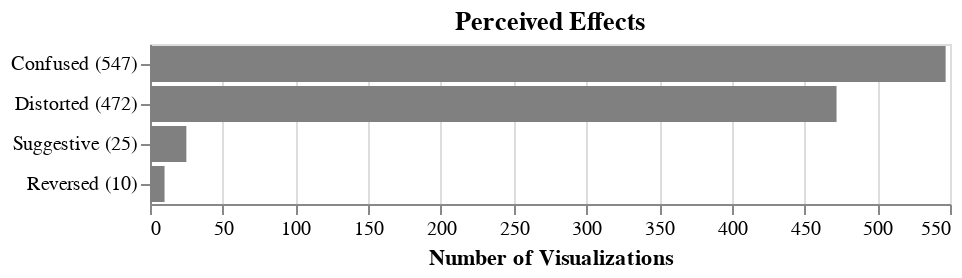

The code cell stored with this chart in its notebook:
### Code cell
effects_chart = alt.Chart(df_effects).mark_bar(color='gray').encode(
    x=alt.X('count:Q', title='Number of Visualizations'),
    y=alt.Y('namecount:N', sort='-x', title=None)
).properties(title='Perceived Effects')
effects_chart

### Figure 1 — Vega-Lite specification as saved in the notebook (floating-point values rounded to 4 significant figures)
{"config": {"view": {"continuousWidth": 400, "continuousHeight": 300}}, "data": {"name": "data-b4944121b1aadcdba44c42bf3625223a"}, "mark": {"type": "bar", "color": "gray"}, "encoding": {"x": {"type": "quantitative", "field": "count", "title": "Number of Visualizations"}, "y": {"type": "nominal", "field": "namecount", "sort": "-x", "title": null}}, "title": "Perceived Effects", "$schema": "https://vega.github.io/schema/vega-lite/v4.8.1.json", "datasets": {"data-b4944121b1aadcdba44c42bf3625223a": [{"tag": "effect:confuesed", "name": "Confused", "count": 547, "namecount": "Confused (547)"}, {"tag": "effect:distorted", "name": "Distorted", "count": 472, "namecount": "Distorted (472)"}, {"tag": "effect:suggestive", "name": "Suggestive", "count": 25, "namecount": "Suggestive (25)"}, {"tag": "effect:reversed", "name": "Reversed", "count": 10, "namecount": "Reversed (10)"}]}}
